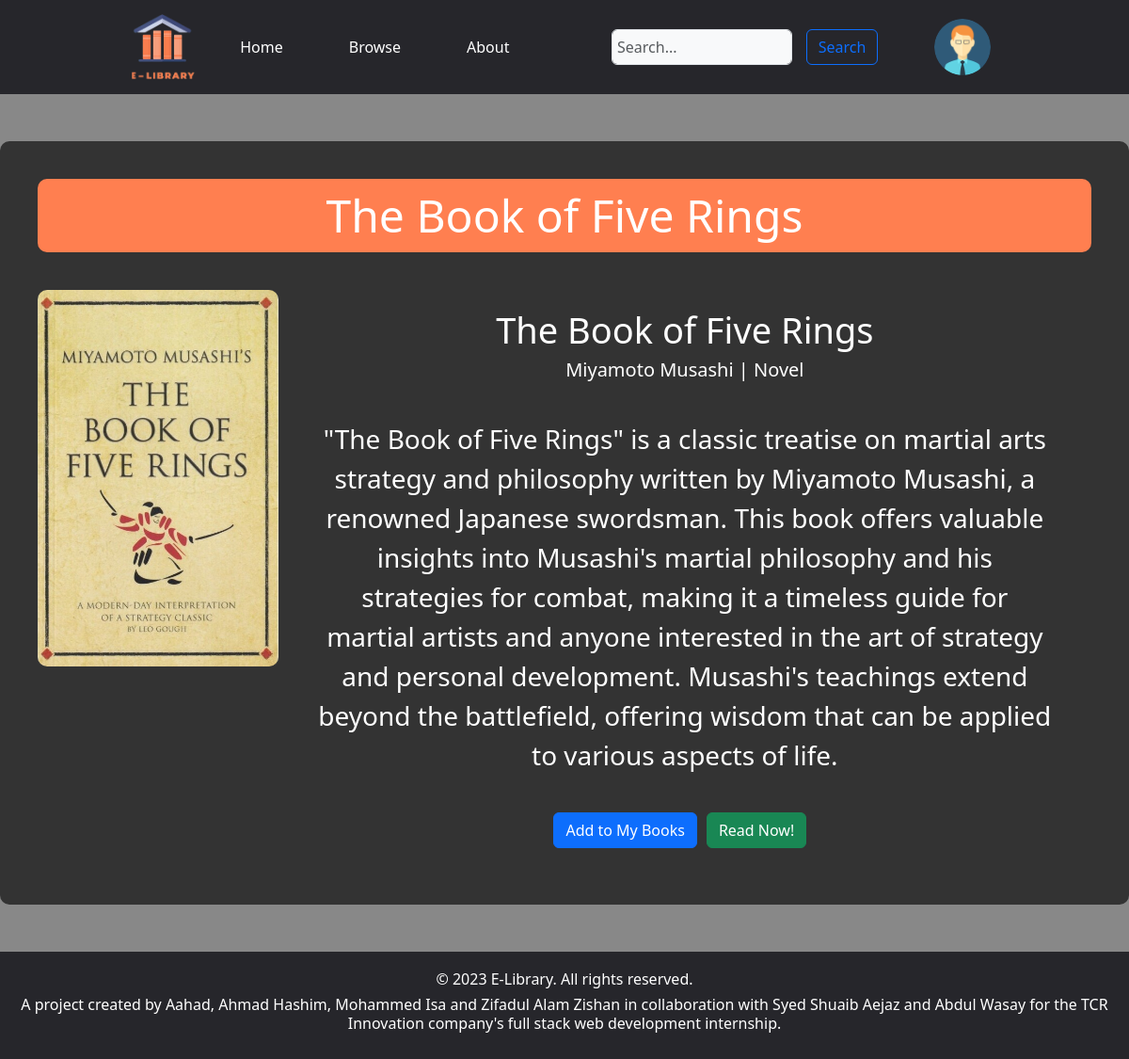
The app's page /book/21 (signed in) with its own data.
### account/models.py (models this page shows, shortened)
class UserProfile(models.Model):
    user = models.OneToOneField(User, on_delete = models.CASCADE)
    profile_picture = models.ImageField(default = "images/profile_pictures/default_pfp.png", upload_to = "images/profile_pictures")
    @receiver(pre_delete, sender = User)
    def delete_user_profile(sender, instance, **kwargs):
        try:
            profile = UserProfile.objects.get(user=instance)
            profile.delete()
        except UserProfile.DoesNotExist:
            pass
    pre_delete.connect(delete_user_profile, sender = User)

### home/models.py (models this page shows, shortened)
class Books(models.Model):
    title = models.CharField(max_length = 255, null = False, blank = False)
    content = models.FileField(default = 'books/Coming_Soon_Page.jpg', upload_to = 'books/')
    summary = models.TextField(max_length = 500)
    author = models.CharField(max_length = 150)
    category = models.ForeignKey('Categories', on_delete = models.SET_NULL, null=True)
    thumbnail = models.ImageField(default = 'images/book_cover_not_available.jpg', upload_to = 'images/')

class Categories(models.Model):
    name = models.CharField(max_length = 100, unique = True)
    def __str__(self):
        return self.name

### home/views.py (the view)
# urls.py: path('book/<int:book_id>', home.views.book, name = "book"),
def book(request, book_id):
    book = get_object_or_404(Books, id = book_id)
    return render(request, 'home/book.html', {'book': book})

### home/templates/home/book.html (shortened to what this page needs)
{% extends 'base.html' %}
{% block content %}
<div class = "book-body">
    <h1 class = "title">{{ book.title }}</h1>
    <div class = "book">
        <div class = "book-img">
            <img src = "{{ book.thumbnail.url }}" alt = "{{ book.title }}">
        </div>
        <div class = "book-info">
            <h2>{{ book.title }}</h2>
            <h3>{{ book.author }} | {{ book.category }}</h3>
            <p>{{ book.summary }}</p>
            <div class = "options">
                <form action = "{% url 'add_to_my_books' book.id %}" method = "POST">
                    <button class = "add btn btn-primary" type = "submit">Add to My Books</button>
                </form>
                <a href = "{{ book.content.url }}" class = "read btn btn-success">Read Now!</a>
            </div>
        </div>
    </div>
</div>
{% endblock %}

### static/templates/base.html (shortened to what this page needs)
{% load static %}
<!DOCTYPE html>
<html lang="en">
<head>
  <link href="https://cdn.jsdelivr.net/npm/bootstrap@5.3.2/dist/css/bootstrap.min.css" rel="stylesheet">
</head>
<body>
  <div class = "main-website-content">
    <header>
      <div class = "navbar">
        <div class = "navbar-logo">
          <a href = "{% url 'home' %}">
            <img src = "{% static 'logo.png' %}" height = 70px>
          </a>
        </div>
        <ul class = "navbar-tabs">
          <li><a href = "{% url 'home' %}" style = "text-decoration: none; color: #fff;">Home</a></li>
          <li><a href = "{% url 'browse' %}" style = "text-decoration: none; color: #fff;">Browse</a></li>
            <li><a href = "{% url 'about' %}" style = "text-decoration: none; color: #fff;">About</a></li>
        </ul>
        <form method = "GET" action = "{% url 'browse_paginated' 1 %}" class = "navbar-search">
          <input type = "text" name = "query" class = "form-control form-control-dark text-bg-light" placeholder = "Search..." aria-label="Search">
          <button type = "submit" class = "search-button btn btn-outline-primary">Search</button>
        </form>
        <div class = "navbar-profile-icon">
          {% if user.is_staff %}
          <div class = "action">
            <div class = "profile" onclick = "menuToggle()">
              <img src = "{{ user.userprofile.profile_picture.url }}">
            </div>
          </div>
          {% else %}
          <a href = "{% url 'login' %}" class = "btn btn-outline-light me-1">Login</a>
          <a href = "{% url 'signup' %}" class = "btn btn-warning">Signup</a>
          {% endif %}
        </div>
      </div>
    </header>
    <div>
        {% block content %}
        {% endblock %}
    </div>
  </div>
</body>
<footer>
  <div class = "foot ">
    <h5>&copy 2023 E-Library. All rights reserved.</h5>
    <h6>A project created by Aahad, Ahmad Hashim, Mohammed Isa and Zifadul Alam Zishan in collaboration with Syed Shuaib Aejaz and Abdul Wasay for the TCR Innovation company's full stack web development internship.</h6>
  </div>
</footer>
</html>

### static/templates/base.html (style rules this page uses)
body { background-color: #888; display: flex; flex-direction: column; min-height: 100vh; }
.main-website-content { flex: 1; }
.foot { background-color: #26262b; color: #fff; width: 100%; position: static; bottom: 0; min-height: 100px; text-align: center; padding: 20px; }
.foot h5 { font-size: 16px; }
.foot h6 { font-size: 14; }
.navbar { background-color: #26262b; display: flex; justify-content: space-between; align-items: center; width: 100%; min-height: 100px; padding-right: 15px; padding-left: 15px; margin-right: auto; margin-left: auto; }
.navbar-logo { display: flex; flex: 0.5; justify-content: right; }
.navbar-logo img { display: inline-block; vertical-align: middle; }
.navbar-tabs { display: flex; justify-content: center; list-style: none; padding: 0; margin: 0; flex: 1; }
.navbar-tabs li { display: inline-block; margin-right: 50px; }
.navbar-tabs a { padding: 10px; border-radius: 5px; }
.navbar-tabs li:last-child { margin-right: 0px; }
.navbar-search { display: flex; flex: 1; justify-content: center; padding: 5px 10px; width: 50%; }
.navbar-search input { width: 50%; padding: 5px; }
.search-button { margin-left: 15px; }
.navbar-profile-icon { flex: 0.5; }
.action { position: relative; top: 0px; right: 0px; z-index: 1; }
.action .profile { position: relative; width: 60px; height: 60px; border-radius: 50%; overflow: hidden; cursor: pointer; }
.action .profile img { position: absolute; top: 0; left: 0; width: 100%; height: 100%; object-fit: cover; }

### home/templates/home/book.html (style rules this page uses)
.book-body { background-color: #333; margin: 50px auto; border-radius: 10px; max-width: 1600px; height: auto; padding: 40px; }
.title { color: #fff; font-size: 48px; margin-bottom: 40px; background-color: coral; text-align: center; border-radius: 10px; padding: 10px; }
.book { display: flex; }
.book-img img { height: 400px; width: auto; border-radius: 10px; }
.book-info { display: inline-block; color: #fff; text-align: center; margin: 20px; }
.book-info h2 { font-size: 38px; }
.book-info h3 { font-size: 20px; }
.book-info p { font-size: 28px; margin: 40px 20px 20px 20px; }
.options { margin-top: 40px; justify-content: center; display: flex; }
.options .add { margin-right: 10px; }
.options .read { margin-right: 10px; }

### records on screen
Books: title "The Book of Five Rings", thumbnail (picture), author "Miyamoto Musashi", category "Novel", summary "\"The Book of Five Rings\" is a classic treatise on martial arts strategy and philosophy written by Miyamoto Musashi, a renowned Japanese swordsman. This book offers valuable insights into Musashi's martial philosophy and his strategies for combat, making it a timeless guide for martial artists and anyone interested in the art of strategy and personal development. Musashi's teachings extend beyond the battlefield, offering wisdom that can be applied to various aspects of life."
